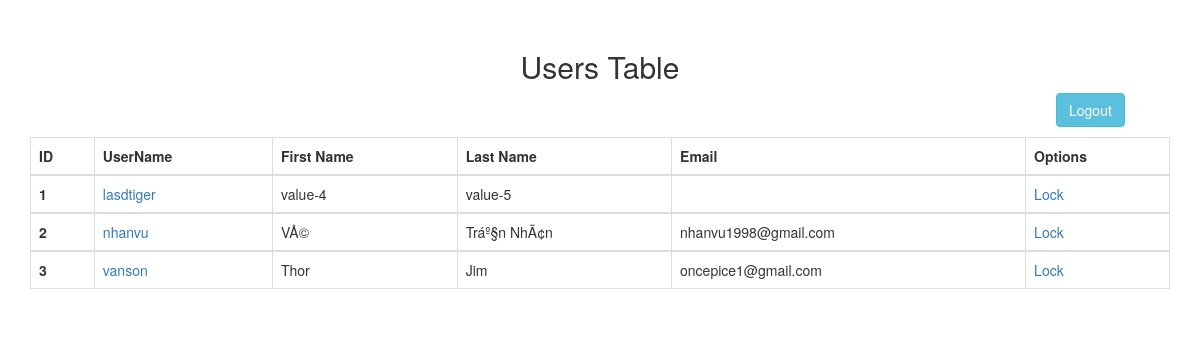
Page /adminTable.php (signed in) on the committed database.
### tables this page shows
CREATE TABLE `users` (
  `id` int(11) NOT NULL,
  `userName` varchar(255) NOT NULL,
  `password` varchar(255) NOT NULL,
  `firstName` varchar(255) NOT NULL,
  `lastName` varchar(255) NOT NULL,
  `email` varchar(255) NOT NULL,
  `loc` tinyint(1) NOT NULL,
  `isAdmin` tinyint(1) NOT NULL
);

### adminTable.php (the view, shortened to what this page needs)
<?php
    $database = new Database();
    $conn = $database->getConnection();
?>
<!DOCTYPE html>
<html>
    <head>
        <link rel="stylesheet" href="https://maxcdn.bootstrapcdn.com/bootstrap/3.4.0/css/bootstrap.min.css">
    </head>
    <body>
        <div class="container" style ="margin-top: 30px;">
            <h2 style="text-align:center;"> Users Table</h2>
            <a style = "margin-bottom: 10px; margin-left: 90%;" href="logout.php" class="btn btn-info " role="button">Logout</a>
            <table class="table table-bordered">
            <thead class="thead-light">
                <tr>
                <th scope="col">ID</th>
                <th scope="col">UserName</th>
                <th scope="col">First Name</th>
                <th scope="col">Last Name</th>
                <th scope="col">Email</th>
                <th scope="col">Options</th>
                </tr>
            </thead>
            <?php
                if (isset($_SESSION["id"])){
                    $query = "SELECT * FROM `users` WHERE 1";
                    $stmt = $conn->prepare($query);
                    $stmt->execute();
                    while ( $row = $stmt->fetch(PDO::FETCH_ASSOC))
                    {
                        echo '<tbody>';
                        echo '<tr>';
                        echo '<th>'.$row['id'].'</th>';
                        echo "<td><a href=\"softwareUser.php?id=$row[id]\">".$row['userName']."</td>";
                        echo '<td>'.$row['firstName'].'</td>';
                        echo '<td>'.$row['lastName'].'</td>';
                        echo '<td>'.$row['email'].'</td>';
                        if ($row['loc']){
                            echo "<td><a href=\"unlockUser.php?id=$row[id]\">Unlock</a>";
                        }
                        else {
                            echo "<td><a href=\"lockuser.php?id=$row[id]\">Lock</a>";
                        }
                        echo '</tr>';
                        echo '</tbody>';
                    }
                }
            ?>
            </table>
        </div>
    </body>
</html>

### rows in the picture
users: id "1", userName "lasdtiger", firstName "value-4", lastName "value-5"
users: id "2", userName "nhanvu", firstName "VÅ©", lastName "Tráº§n NhÃ¢n", email "nhanvu1998@gmail.com"
users: id "3", userName "vanson", firstName "Thor", lastName "Jim", email "oncepice1@gmail.com"
